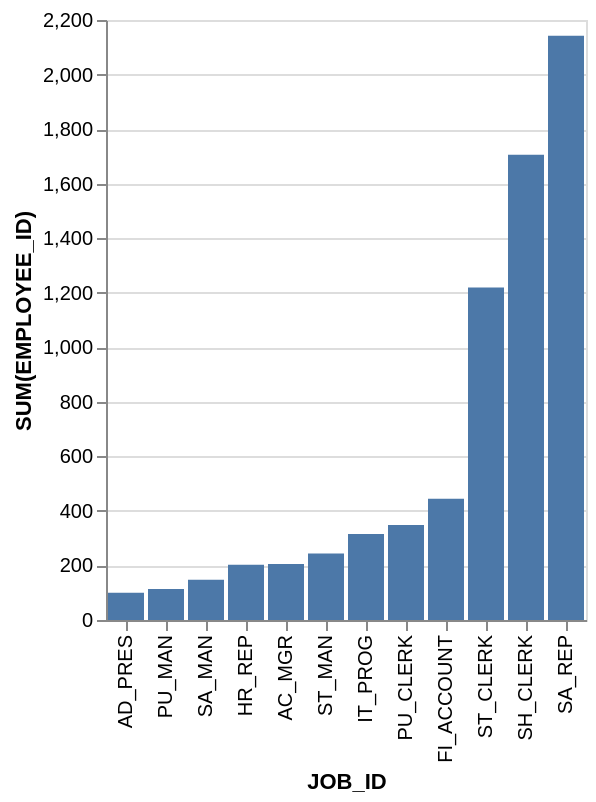

This figure's Vega-Lite source:
### Vega-Lite specification from a JSON file in a GitHub repository (floating-point values rounded to 4 significant figures)
{"data": {"values": [{"x_data": "AD_PRES", "y_data": 100}, {"x_data": "PU_MAN", "y_data": 114}, {"x_data": "SA_MAN", "y_data": 148}, {"x_data": "HR_REP", "y_data": 203}, {"x_data": "AC_MGR", "y_data": 205}, {"x_data": "ST_MAN", "y_data": 244}, {"x_data": "IT_PROG", "y_data": 315}, {"x_data": "PU_CLERK", "y_data": 348}, {"x_data": "FI_ACCOUNT", "y_data": 445}, {"x_data": "ST_CLERK", "y_data": 1219}, {"x_data": "SH_CLERK", "y_data": 1706}, {"x_data": "SA_REP", "y_data": 2142}]}, "mark": "bar", "encoding": {"x": {"field": "x_data", "type": "nominal", "title": "JOB_ID", "sort": {"op": "sum", "field": "y_data", "order": "ascending"}}, "y": {"field": "y_data", "type": "quantitative", "title": "SUM(EMPLOYEE_ID)"}}}
